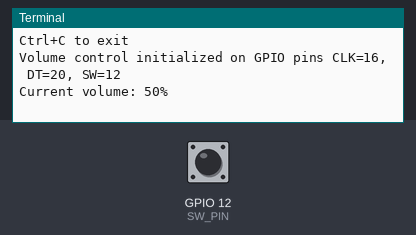
Bench run of a program on a simulated Raspberry Pi (BCM pin numbers). Shown: the last lines printed to the terminal. The test bench sets the inputs (shaded band); at power-on: GPIO 12 (SW_PIN) HIGH. Files the program writes start out absent; files that are not in the repository are absent; the clock reads 2024-03-15 10:24:30 at power-on unless the program sets it.

Above: at 1.2 s.
1.3 s: GPIO 12 (SW_PIN) pulled LOW for 0.15 s
At 1.8 s:
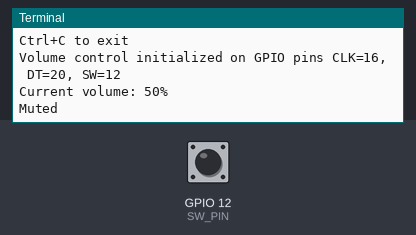
2.9 s: GPIO 12 (SW_PIN) pulled LOW for 1 s
At 4.3 s:
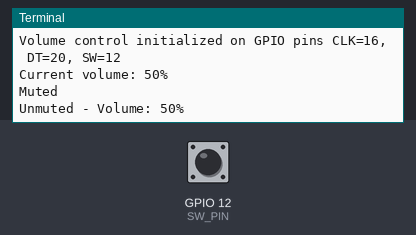

Measured:
- after the input at 1.3 s, the terminal: prints a new line at once (image 1)
- after the input at 2.9 s, the terminal: prints a new line at once (image 2)

The program:

test-rotary-encoder-switch.py
```python
#!/usr/bin/env python3
import RPi.GPIO as GPIO
import time, sys, signal, traceback, os

VOLUME_FILE = '/tmp/music_volume'
volume = 50
min_volume = 0
max_volume = 100
volume_step = 5

CLK_PIN = 16  # pin 36
DT_PIN  = 20  # pin 38
SW_PIN  = 12  # pin 32 (button -> GND, using internal pull-up)

debounce_delay = 0.01
button_delay   = 0.25

muted_volume = None

def setup_gpio():
    GPIO.setmode(GPIO.BCM)
    GPIO.setwarnings(False)
    GPIO.setup(CLK_PIN, GPIO.IN, pull_up_down=GPIO.PUD_UP)
    GPIO.setup(DT_PIN,  GPIO.IN, pull_up_down=GPIO.PUD_UP)
    GPIO.setup(SW_PIN,  GPIO.IN, pull_up_down=GPIO.PUD_UP)
    print(f"Volume control initialized on GPIO pins CLK={CLK_PIN}, DT={DT_PIN}, SW={SW_PIN}")

def read_volume():
    global volume
    try:
        with open(VOLUME_FILE, 'r') as f:
            volume = int(f.read().strip())
    except Exception as e:
        # Create/reset the file if missing or corrupt
        safe_write_volume()

def safe_write_volume():
    try:
        # Ensure directory exists (it should for /tmp, but harmless)
        os.makedirs(os.path.dirname(VOLUME_FILE), exist_ok=True)
        with open(VOLUME_FILE, 'w') as f:
            f.write(str(volume))
    except Exception as e:
        # Don’t crash on I/O errors—just log them
        print(f"[WARN] Error writing volume file: {e}")

def change_volume(delta):
    global volume, muted_volume

    if muted_volume is not None:
        volume = muted_volume
        muted_volume = None
        print(f"Unmuted - Volume: {volume}%")

    new_volume = max(min_volume, min(max_volume, volume + delta))
    if new_volume != volume:
        volume = new_volume
        safe_write_volume()
        print(f"Volume: {volume}%")

def toggle_mute():
    global volume, muted_volume
    # Wrap everything to avoid crash on press
    try:
        if muted_volume is None:
            if volume > 0:
                muted_volume = volume
                volume = 0
                safe_write_volume()
                print("Muted")
            else:
                print("Already at 0%")
        else:
            volume = muted_volume
            muted_volume = None
            safe_write_volume()
            print(f"Unmuted - Volume: {volume}%")
    except Exception as e:
        print("[ERROR] toggle_mute failed:", repr(e))
        traceback.print_exc()

def cleanup(signum=None, frame=None):
    print("\nCleaning up GPIO...")
    GPIO.cleanup()
    sys.exit(0)

def main():
    print("Volume Control for NFC Music Player")
    print("Rotate encoder to change volume, press button to mute/unmute")
    print("Ctrl+C to exit")

    signal.signal(signal.SIGINT, cleanup)
    signal.signal(signal.SIGTERM, cleanup)

    setup_gpio()
    read_volume()
    print(f"Current volume: {volume}%")

    last_clk = GPIO.input(CLK_PIN)
    last_sw  = GPIO.input(SW_PIN)
    last_rot_time = time.time()
    last_btn_time = time.time()

    try:
        while True:
            now = time.time()

            # Rotary
            clk = GPIO.input(CLK_PIN)
            if clk != last_clk and (now - last_rot_time) > debounce_delay:
                dt = GPIO.input(DT_PIN)
                if clk == 0:
                    change_volume(volume_step if dt != clk else -volume_step)
                last_rot_time = now
            last_clk = clk

            # Button (active-low to GND)
            sw = GPIO.input(SW_PIN)
            if sw == 0 and last_sw == 1 and (now - last_btn_time) > button_delay:
                try:
                    toggle_mute()
                except Exception as e:
                    print("[ERROR] Button handler crashed:", repr(e))
                    traceback.print_exc()
                last_btn_time = now
            last_sw = sw

            time.sleep(0.001)

    except Exception as e:
        print("Fatal error in main loop:", repr(e))
        traceback.print_exc()
    finally:
        cleanup()

if __name__ == "__main__":
    main()
```
